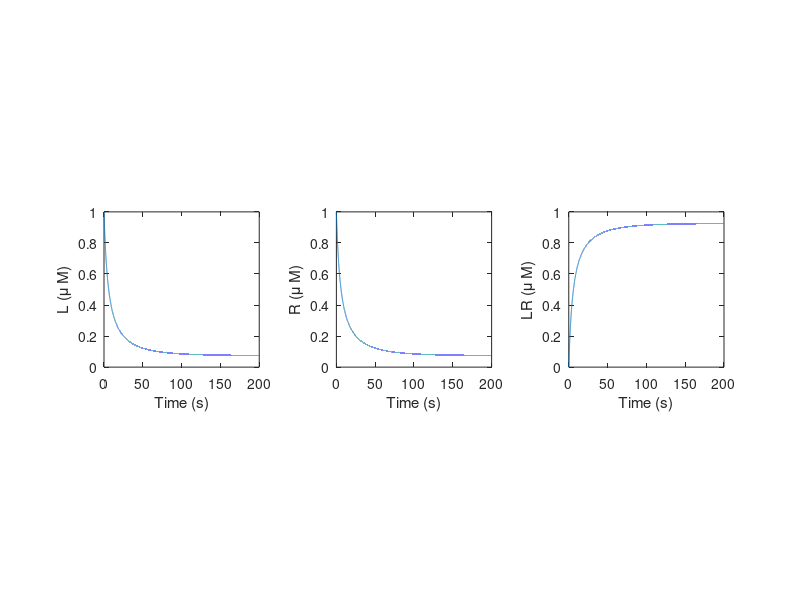

MATLAB code for this plot:
clear all
close all

%ODE solver

totaltime = 200; %time in seconds
dt = 0.01;

timeaxis = [0:dt:(totaltime-dt)]';

kon = 0.1667; %1/(uM.s)
koff = 0.001; %1/s


L = zeros(totaltime/dt,1);
R = zeros(totaltime/dt,1);
LR = zeros(totaltime/dt,1);

% set intitial conditions

L(1,1) = 1;
R(1,1) = 1;
LR(1,1) = 0;

%start simulation

for loop = 2:totaltime/dt
    
    L(loop) = L(loop-1) + dt*(-kon*L(loop-1,1)*R(loop-1,1) + koff*LR(loop-1,1));
    
    R(loop) = R(loop-1) + dt*(-kon*L(loop-1,1)*R(loop-1,1) + koff*LR(loop-1,1));
    
    LR(loop) = LR(loop-1) + dt*(kon*L(loop-1,1)*R(loop-1,1) - koff*LR(loop-1,1));
    
end

axismax = max( [L ; R ; LR] );

subplot(1,3,1)
plot(timeaxis,L);
xlabel('Time (s)');ylabel('L (\mu M)')
ylim([0 , axismax])
axis square

subplot(1,3,2)
plot(timeaxis,R);
xlabel('Time (s)');ylabel('R (\mu M)')
ylim([0 , axismax])
axis square

subplot(1,3,3)
plot(timeaxis,LR);
xlabel('Time (s)');ylabel('LR (\mu M)')
ylim([0 , axismax])
axis square